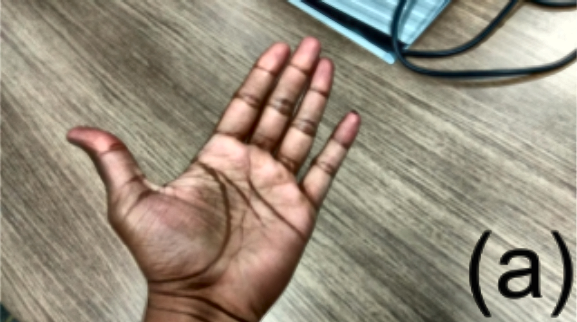
#> input picture images/hand_clahe.png, 577 x 322 px
$ python CannyEdgeDetection.py
#> lines starting #> are read from the running program, lines starting #| are printed output that depends on the picture
import cv2
import numpy as np
from matplotlib import pyplot as plt

img = cv2.imread('images/hand_clahe.png')
#> img is the input picture: shape (322, 577, 3); mean B, G, R 123.1, 139.6, 150.1

edges = cv2.Canny(img, 100, 200, L2gradient=True)
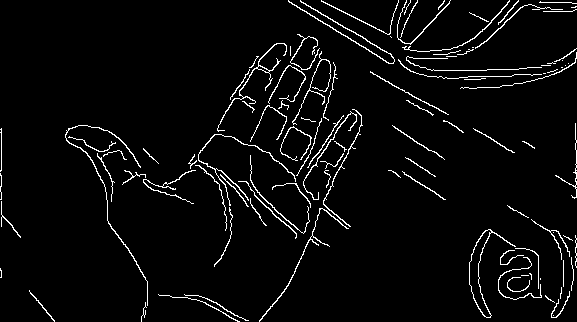
#> edges: shape (322, 577); 4.1% white in thin lines or dots

# stack = np.hstack((img, edges))
cv2.imshow('Canny Edge Detection', edges)
cv2.waitKey(0)
cv2.destroyAllWindows()
cv2.imwrite('images/hand_canny.png', edges)

$ run again, with images/hand.png copied over images/hand_clahe.png
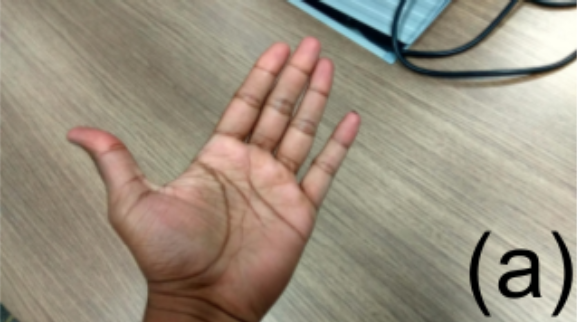
#> input picture images/hand.png, 577 x 322 px
#> img is the input picture: shape (322, 577, 3); mean B, G, R 127, 143.5, 154.3
#> `edges = cv2.Canny(img, 100, 200, L2gradient=True)`:
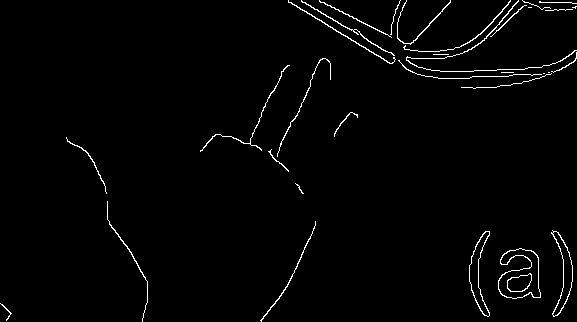
#> edges: shape (322, 577); 1.8% white in thin lines or dots
